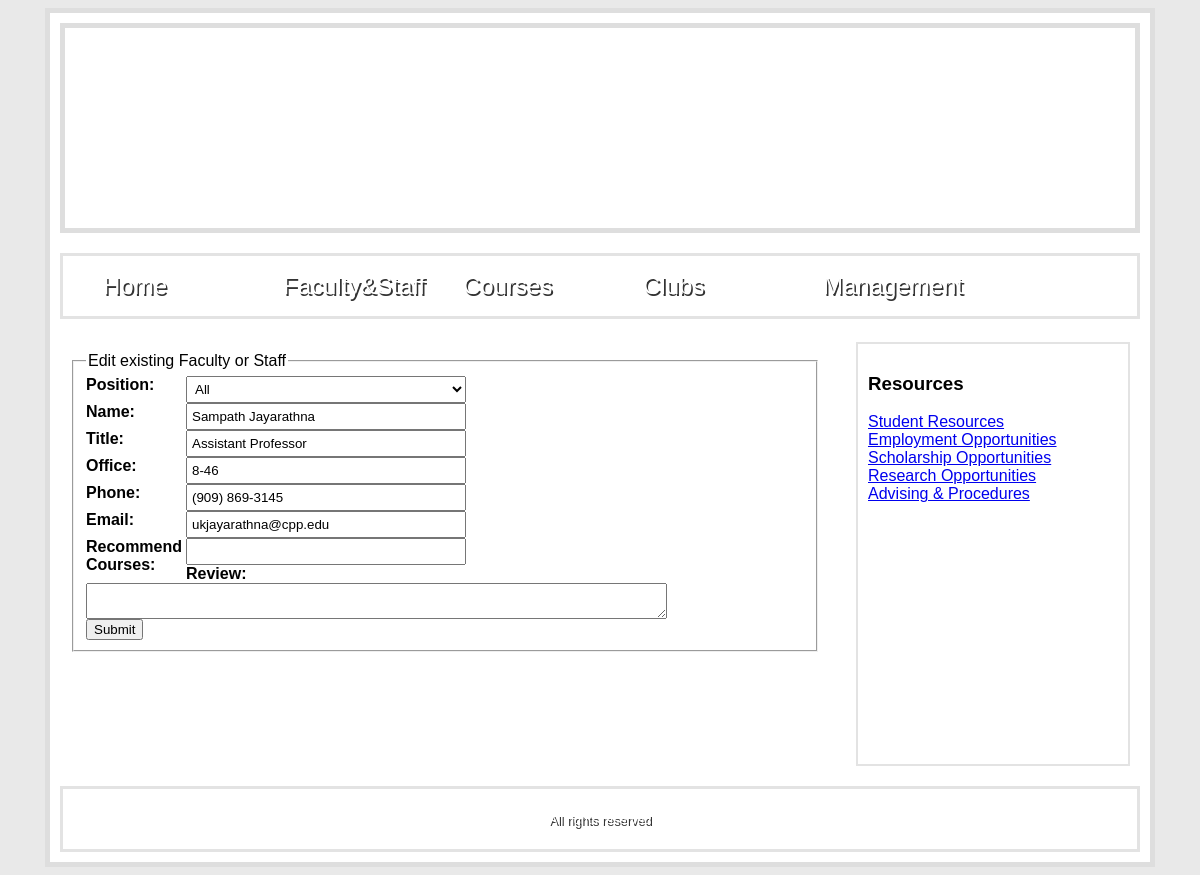
Screenshot of /AddFacultyStaff.php?update=3 with the database file from the repository.
### tables this page shows
CREATE TABLE `facultystaff` (
  `id` int(11) NOT NULL,
  `pos` varchar(255) DEFAULT NULL,
  `name` varchar(255) DEFAULT NULL,
  `title` varchar(255) DEFAULT NULL,
  `office` varchar(255) DEFAULT NULL,
  `phone` varchar(255) DEFAULT NULL,
  `email` varchar(255) DEFAULT NULL,
  `courses` varchar(255) DEFAULT NULL,
  `review` text
);

### Model/Credentials.php (called while the page is built, shortened)
<?php
$database = "facultystaffdb";
?>

### Model/FacultyStaffModel.php (called while the page is built, shortened)
<?php
require ("Entities/FacultyStaffEntity.php");
class FacultyStaffModel
{
    function GetFacultyStaffPoss()
    {
        require 'Credentials.php';
        $link = mysqli_connect($host, $user, $passwd, $database) or die(mysqli_error($link));
        mysqli_select_db($link, $database);
        $result = mysqli_query($link, "SELECT DISTINCT pos FROM facultystaff") or die(mysqli_error($link));
        $poss = array();
        while($row = mysqli_fetch_array($result))
        {
            array_push($poss, $row[0]);
        }
        return $poss;
    }
    function GetFacultyStaffById($id)
    {
        require 'Credentials.php';
        $link = mysqli_connect($host, $user, $passwd, $database) or die(mysqli_error($link));
        mysqli_select_db($link, $database);
        $query = "SELECT * FROM facultystaff WHERE id = $id";
        $result = mysqli_query($link, $query) or die(mysqli_error($link));
        while($row = mysqli_fetch_array($result))
        {
            $pos = $row[1];
            $name = $row[2];
            $title = $row[3];
            $office = $row[4];
            $phone = $row[5];
            $email = $row[6];
            $courses = $row[7];
            $review = $row[8];
            $facultystaff = new FacultyStaffEntity($id, $pos, $name, $title, $office, $phone, $email, $courses, $review);
        }
        return $facultystaff;
    }
}
?>

### Controller/FacultyStaffController.php (called while the page is built, shortened)
<?php
require ("Model/FacultyStaffModel.php");
class FacultyStaffController
{
    function GetById($id)
    {
        $personModel = new FacultyStaffModel();
        return $personModel->GetFacultyStaffById($id);
    }
}
?>

### Entities/FacultyStaffEntity.php (called while the page is built, shortened)
<?php
class FacultyStaffEntity
{
    function __construct($id, $pos, $name, $title, $office, $phone, $email, $courses, $review) {
        $this->name = $name;
        $this->title = $title;
        $this->office = $office;
        $this->phone = $phone;
        $this->email = $email;
        $this->courses = $courses;
    }
}
?>

### AddFacultyStaff.php (the view, shortened to what this page needs)
<?php
require './Controller/FacultyStaffController.php';
$controller = new FacultyStaffController();
if(isset($_GET["update"]))
{
    $person = $controller->GetById($_GET["update"]);
    $content = "<form action='' method='post'>
    <fieldset>
        <legend>Edit existing Faculty or Staff</legend>
        <label for='pos'>Position: </label>
        <select class='inputField' name='ddlPos'>
            <option value='%'>All</option>"
        .$controller->CreateOptionValues($controller->GetPoss()).
        "</select><br/>
        <label for='name'>Name: </label>
        <input type='text' class='inputField' name='txtName' value='$person->name' /><br/>
        <label for='title'>Title: </label>
        <input type='text' class='inputField' name='txtTitle' value='$person->title' /><br/>
        <label for='office'>Office: </label>
        <input type='text' class='inputField' name='txtOffice' value='$person->office' /><br/>
        <label for='phone'>Phone: </label>
        <input type='text' class='inputField' name='txtPhone' value='$person->phone' /><br/>
        <label for='email'>Email: </label>
        <input type='text' class='inputField' name='txtEmail' value='$person->email' /><br/>
        <label for='courses'>Recommend Courses: </label>
        <input type='text' class='inputField' name='txtCourses' value='$person->courses' /><br/>
        <label for='review'>Review: </label>
        <textarea cols='70' row='12' name='txtReview'>$person->review</textarea> <br/>
        <input type='submit' value='Submit'>
    </fieldset>
</form>";
}
include 'Template.php';
?>

### Styles/StyleSheet.css (style rules this page uses)
body { font-family: lucida grande, thoma, verdana, arial, sans-serif; background-color: #e9e9e9; }
.inputField { width: 280px; padding: 4px; }
label { float: left; width: 100px; font-weight: bold; }

### rows the page displays
facultystaff: txtName "Sampath Jayarathna", txtTitle "Assistant Professor", txtOffice "8-46", txtPhone "(909) 869-3145", txtEmail "ukjayarathna@cpp.edu"
